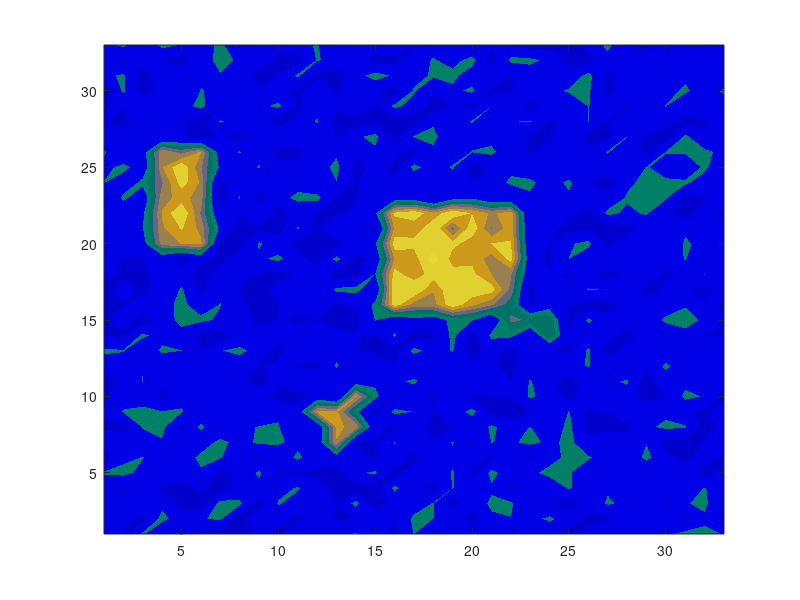

MATLAB code to generate this figure: (Note: this script raises an error after producing the figure.)
function f = imagefunction()
% general: random entre 0.3 et 0.6.
mat = rand(33)/5.0+0.4;
% 2eme creux: entre 0.2 et 0.3.
mat(20:26,4:6) = rand(7,3)/10.0+0.2; 
% 2eme creux: ravin entre 0.1 et 0.2.
mat(21:25, 5) = rand(5,1)/10.0+0.1;

% X0
mat(9,9) = 0.5;

% X1 disons
mat(9, 13) = 0.2;
% Autour de X1 mettre des points a faible valeur pour une meilleure
% visualisation
mat(8, 13) = 0.21;
mat(9, 12) = 0.21;
mat(8, 14) = 0.23;
mat(10, 14) = 0.21;
mat(7, 13) = 0.22;

% 1er creux: entre 0.1 et 0.3.
mat(16:22,16:22) = rand(7,7)/5.0+0.1;
mat(15,22) = 0.31;
mat(15,23) = 0.34;
mat(16,22) = 0.36;
mat(15,24) = 0.33;
mat(14,24) = 0.33;
mat(17,17) = 0.1;
mat(19,18) = 0.0; % solution optimale

royalBlue = [0, 0, 0.8];
royalBlue1 = [0, 0, 0.9];
royalBlue2 = [0.1, 0.1, 0.9];
lightBlue = [0, 0.4, 0.8];
greyBlue = [0.4, 0.4, 0.5];
tropicalBlue = [0, 0.45, 0.4];
tropicalBlue1 = [0, 0.5, 0.4];
greyOrange = [0.6, 0.5, 0.3];
orange = [0.8, 0.6, 0.1];
canary2 = [0.82, 0.7, 0.15];
canary1 = [0.88, 0.82, 0.19];
canary = [0.9, 0.85, 0.2];

map = [ canary
        canary1
        canary1
        orange
        greyOrange
        greyBlue
        tropicalBlue
        tropicalBlue1
        royalBlue1
        royalBlue1
        royalBlue];

colormap(map);
contourf(mat, 'LineStyle', 'none');
% hide axes
ax = gca;
ax.Visible = 'off';

end

